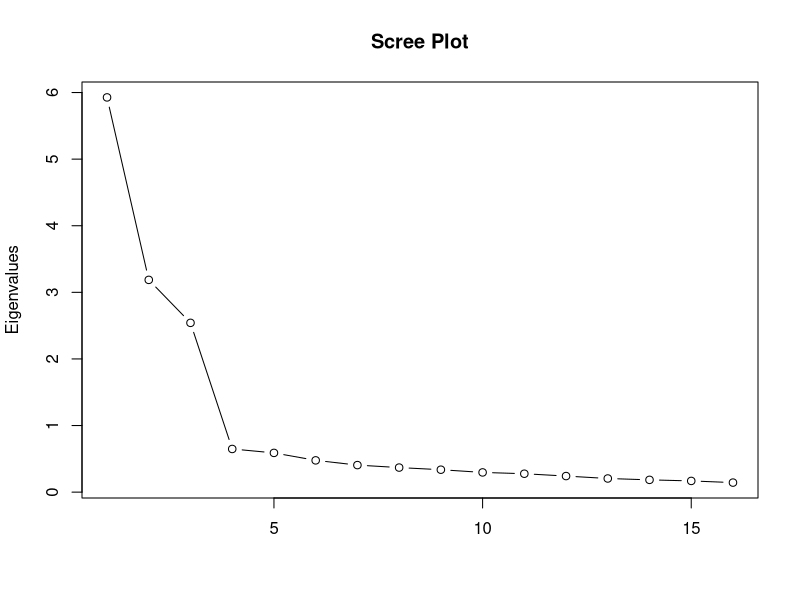
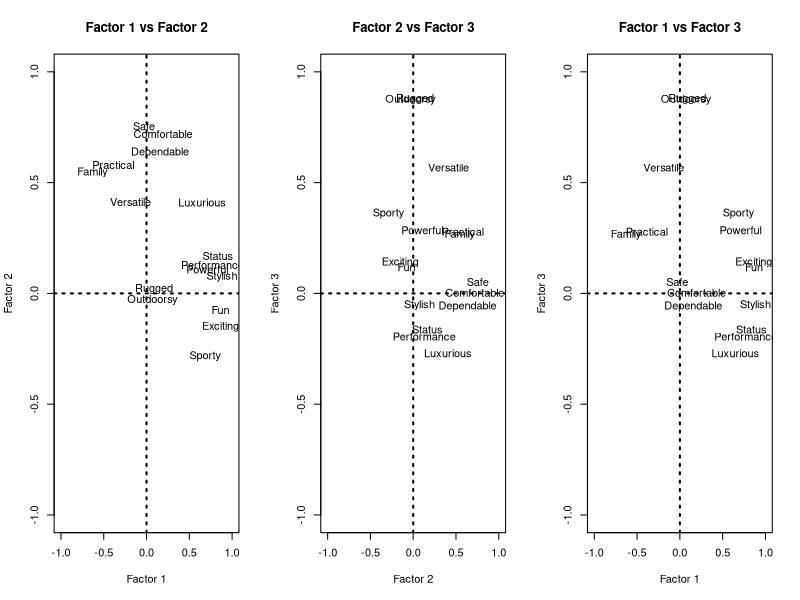
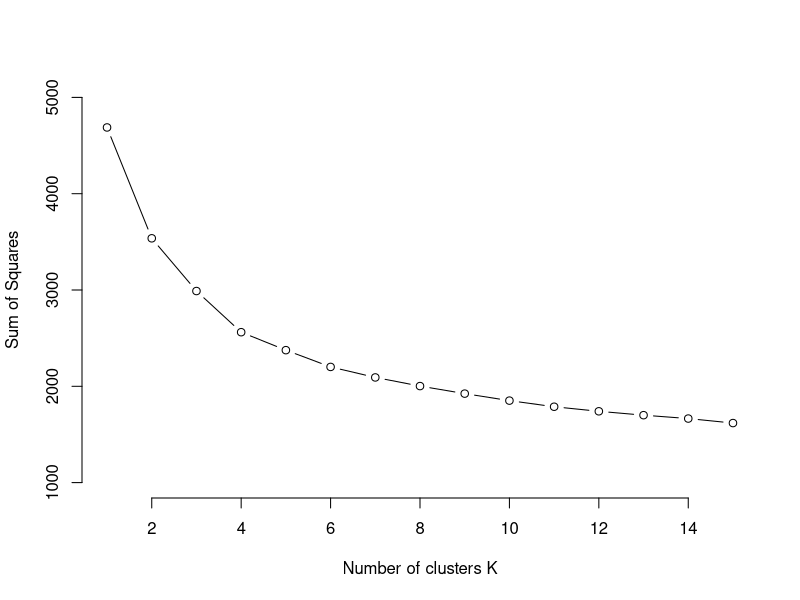
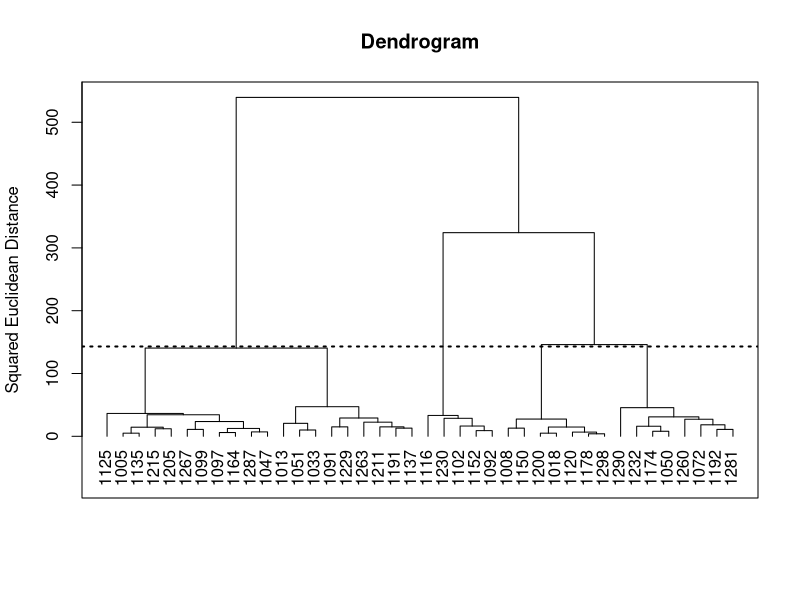
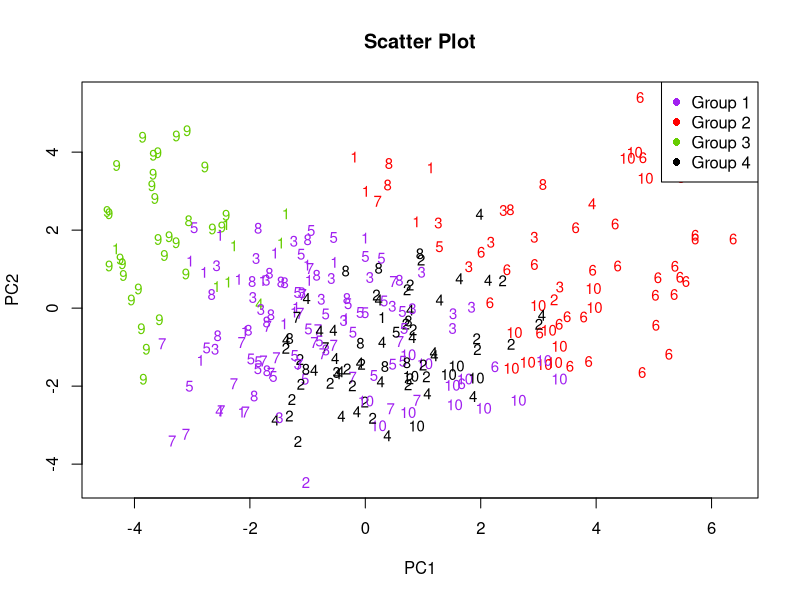
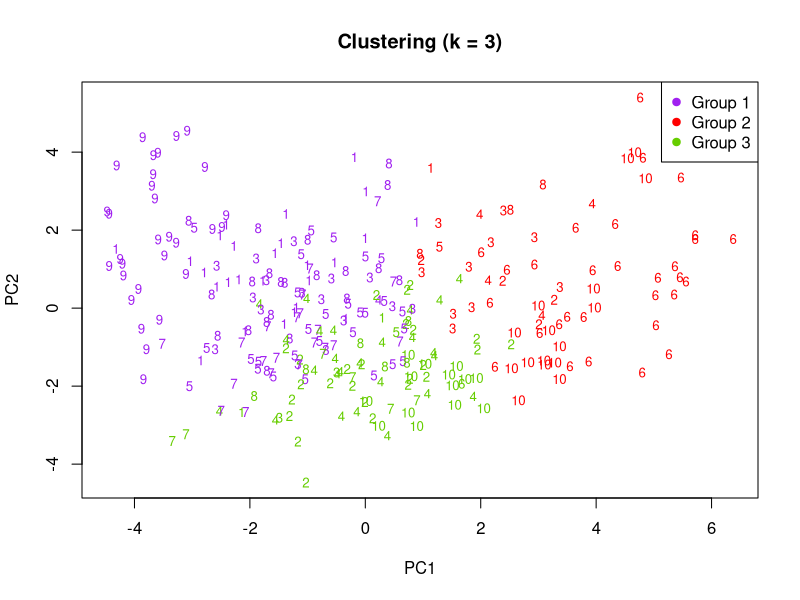
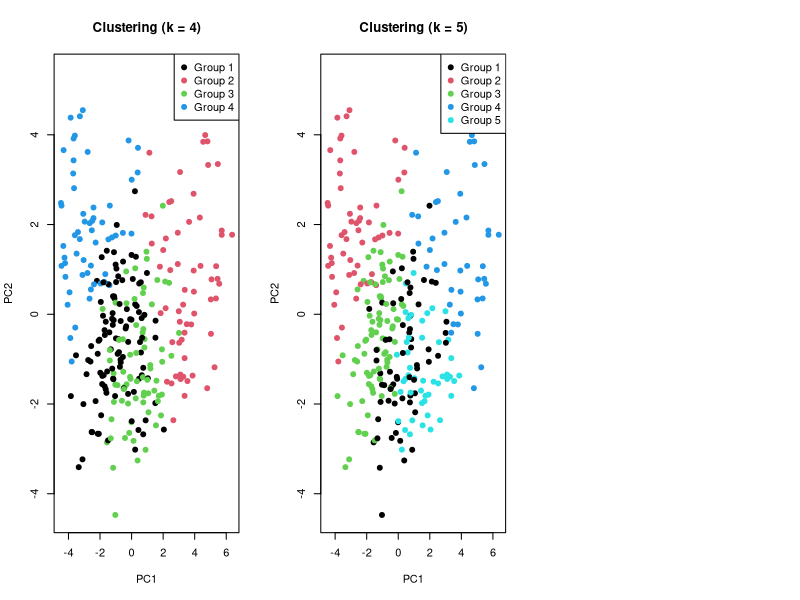

Here is the R script that generated these plots, in order:
rm(list = ls(all = TRUE))
graphics.off()

# load data
car <- read.csv("Car_data.csv")
rownames(car) <- car$Col1   # set an index for a data frame
car <- car[, -1]
head(car)

# to numeric
str(car)
car$Powerful <- as.integer(car$Powerful)
car$Rugged <- as.integer(car$Rugged)
car$Fun <- as.integer(car$Fun)
car$Safe <- as.integer(car$Safe)
car$Performance <- as.integer(car$Performance)
car$Family <- as.integer(car$Family)
car$Versatile <- as.integer(car$Versatile)
car$Sporty <- as.integer(car$Sporty)
car$Status <- as.integer(car$Status)
car$Practical <- as.integer(car$Practical)

# remove NA
sum(is.na(car))
car <- na.omit(car)


###################
# Factor Analysis #
###################


# standardization
car_attributes <- car[, -1]
car_attributes <- scale(car_attributes)
car_corr <- cor(car_attributes)

# scree plot
eigenvalues <- eigen(car_corr)$values
plot(eigenvalues, type = "b",
     xlab = "", ylab = "Eigenvalues",
     main = "Scree Plot")

# Factor Analysis (Maximum Likelihood Method)
mlm <- factanal(car_attributes, factors = 3, rotation = "none", covmat = car_corr)
loadings <- mlm$loadings[, 1:3]   # loading matrix
communality <- diag(loadings %*% t(loadings))   # communality
FA <- cbind(loadings, communality)


# rotation
loadings_rotation <- varimax(loadings)
loadings_rotation <- loadings_rotation$loadings[, 1:3]
communality_rotation <- diag(loadings_rotation %*% t(loadings_rotation))
# var <- diag(uscrime_corr) - communality_rotation
FA_rotation <- cbind(loadings_rotation, communality_rotation)
FA_rotation <- round(FA_rotation, 3)
colnames(FA_rotation) <- c("Factor1", "Factor2", "Factor3", "Commmunality")
FA_rotation


par(mfrow = c(1, 3))
# Factor 1 vs Factor 2
plot(loadings_rotation[, 1], loadings_rotation[, 2], type = "n",
     xlab = "Factor 1", ylab = "Factor 2",
     main = "Factor 1 vs Factor 2",
     xlim = c(-1, 1), ylim = c(-1, 1))
text(loadings_rotation[, 1], loadings_rotation[, 2], colnames(car_attributes), cex = 1)
abline(h = 0, v = 0, lty = 3, lwd = 2)


# Factor 2 vs Factor 3
plot(loadings_rotation[, 2], loadings_rotation[, 3], type = "n",
     xlab = "Factor 2", ylab = "Factor 3",
     main = "Factor 2 vs Factor 3",
     xlim = c(-1, 1), ylim = c(-1, 1))
text(loadings_rotation[, 2], loadings_rotation[, 3], colnames(car_attributes), cex = 1)
abline(h = 0, v = 0, lty = 3, lwd = 2)


# Factor 1 vs Factor 3
plot(loadings_rotation[, 1], loadings_rotation[, 3], type = "n",
     xlab = "Factor 1", ylab = "Factor 3",
     main = "Factor 1 vs Factor 3",
     xlim = c(-1, 1), ylim = c(-1, 1))
text(loadings_rotation[, 1], loadings_rotation[, 3], colnames(car_attributes), cex = 1)
abline(h = 0, v = 0, lty = 3, lwd = 2)



##############
# Clustering #
##############

graphics.off()


# PCA for visualization
mean <- as.vector(colMeans(car_attributes))
m <- matrix(mean, nrow(car_attributes), NROW(mean), byrow = TRUE)
x <- car_attributes - m
eigenvalues <- eigen(cov(x))$values
eigenvectors <- eigen(cov(x))$vectors
xm <- as.matrix(x)
y <- xm %*% eigenvectors
ym <- y[, 1:2]


# number of clusters
wss <- sapply(1:15,
              function(k){kmeans(x, k, nstart = 25)$tot.withinss})

plot(1:15, wss, type = "b",
     frame = FALSE,
     xlab = "Number of clusters K",
     ylab = "Sum of Squares",
     ylim = c(1000, 5000))



distance <- dist(car_attributes, method = "euclidean", p = 2) ^ 2   # euclidean distance matrix
ward <- hclust(distance, method = "ward.D")   # ward algorithm


# sampling
dim(car)
set.seed(100)
car_sample <- car[sample(1:nrow(car), 40, replace = FALSE), ][, -1]

# Ward's method
distance <- dist(car_sample, method = "euclidean", p = 2) ^ 2   # euclidean distance matrix
ward <- hclust(distance, method = "ward.D")


# Dendrogram
plot(ward, hang = -0.1, frame.plot = TRUE, ann = FALSE)
title(main = "Dendrogram",
      ylab = "Squared Euclidean Distance", 
      xlab = "")
# axis(1, at = 1:30, labels = car[rownames(car_sample), ]$CarID)
abline(h = 143, lty = 3, lwd = 2)



# PCA for visualization
# mean <- as.vector(colMeans(car_sample))
# m <- matrix(mean, nrow(car_sample), NROW(mean), byrow = TRUE)
# x <- car_sample - m
# eigenvalues <- eigen(cov(x))$values
# eigenvectors <- eigen(cov(x))$vectors
# xm <- as.matrix(x)
# y <- xm %*% eigenvectors
# ym <- y[, 1:2]

# PC plot
# plot(ym, type = "n", xlab = "PC1", ylab = "PC2")
# text(ym[, 1], ym[, 2], rownames(car_sample), cex = 0.8)



# scatter plot
# merg <- matrix(c(ym, as.matrix(groups)), nrow = 30, ncol = 3)
# merg1 <- merg[groups == 1, 1:2]
# merg2 <- merg[groups == 2, 1:2]
# plot(ym, type = "n", xlab = "PC1", ylab = "PC2")
# text(ym[, 1], ym[, 2], rownames(car_sample), cex = 0.8)
# dataEllipse(x = merg1[, 1], y = merg1[, 2], center.pch = 0, col = "red", plot.points = F, 
#             add = T, levels = 0.95)
# dataEllipse(x = merg2[, 1], y = merg2[, 2], center.pch = 0, col = "blue", plot.points = F, 
#             add = T, levels = 0.95)
# dataEllipse(x = merg3[, 1], y = merg3[, 2], center.pch = 0, col = "red", plot.points = F, 
#             add = T, levels = 0.95)
# dataEllipse(x = merg4[, 1], y = merg4[, 2], center.pch = 0, col = "blue", plot.points = F, 
#             add = T, levels = 0.95) 


# Ward's method
distance <- dist(car_attributes, method = "euclidean", p = 2) ^ 2   # euclidean distance matrix
ward <- hclust(distance, method = "ward.D")



colors <- c("purple", "red", "chartreuse3", "black")
groups <- cutree(ward, k = 4)
merg <- data.frame(ym)
merg[, 3] <- as.factor(groups)
plot(merg$X1, merg$X2,
     pch = NA,
     col = colors[merg$V3],
     main = "Scatter Plot",
     xlab = "PC1", ylab = "PC2")
text(merg$X1, merg$X2, car[rownames(car_attributes), ]$CarID,
     col = colors[merg$V3], cex = 0.9)
legend("topright",
       legend = c("Group 1", "Group 2", "Group 3", "Group 4"),
       col = colors, pch = 16)

table(car[merg$V3 == 1, ]$CarID)
table(car[merg$V3 == 2, ]$CarID)
table(car[merg$V3 == 3, ]$CarID)
table(car[merg$V3 == 4, ]$CarID)






# kmean clustering 시행

# PCA for visualization
# mean <- as.vector(colMeans(car_attributes))
# m <- matrix(mean, nrow(car_attributes), NROW(mean), byrow = TRUE)
# x <- car_attributes - m
# eigenvalues <- eigen(cov(x))$values
# eigenvectors <- eigen(cov(x))$vectors
# xm <- as.matrix(x)
# y <- xm %*% eigenvectors
# ym <- y[, 1:2]



k2 <- kmeans(x, centers = 3, nstart = 25)
merg <- data.frame(ym)
merg[, 3] <- as.factor(k2$cluster)


colors <- c("purple", "red", "chartreuse3")

plot(ym[, 1], ym[, 2], col = colors[merg$V3],
     pch = NA,
     xlab = "PC1", ylab = "PC2",
     main = "Clustering (k = 3)")
legend("topright",
       legend = c("Group 1", "Group 2", "Group 3"),
       pch = 19,
       col = colors)
text(merg$X1, merg$X2, labels = car[rownames(car_attributes), ]$CarID,
     col = colors[merg$V3],
     cex = 0.8)

table(car[merg$V3 == 1, ]$CarID)
table(car[merg$V3 == 2, ]$CarID)
table(car[merg$V3 == 3, ]$CarID)

par(mfrow = c(1, 3))
k2 <- kmeans(x, centers = 4, nstart = 25)
merg <- data.frame(ym)
merg[, 3] <- as.factor(k2$cluster)
plot(ym[, 1], ym[, 2], col = merg$V3,
     pch = 19,
     xlab = "PC1", ylab = "PC2",
     main = "Clustering (k = 4)")
legend("topright",
       legend = c("Group 1", "Group 2", "Group 3", "Group 4"),
       pch = 19,
       col = factor(levels(merg$V3)))

k2 <- kmeans(x, centers = 5, nstart = 25)
merg <- data.frame(ym)
merg[, 3] <- as.factor(k2$cluster)
plot(ym[, 1], ym[, 2], col = merg$V3,
     pch = 19,
     xlab = "PC1", ylab = "PC2",
     main = "Clustering (k = 5)")
legend("topright",
       legend = c("Group 1", "Group 2", "Group 3", "Group 4", "Group 5"),
       pch = 19,
       col = factor(levels(merg$V3)))

# merg <- matrix(c(ym, as.matrix(k2$cluster)), nrow = nrow(car_attributes), ncol = 3)
# merg1 <- merg[k2$cluster == 1, 1:2]
# merg2 <- merg[k2$cluster == 2, 1:2]
# merg3 <- merg[k2$cluster == 3, 1:2]
# 
# plot(ym, xlab = "PC1", ylab = "PC2")
# text(ym[, 1], ym[, 2], rownames(car_attributes), cex = 0.9)
# dataEllipse(x = merg1[, 1], y = merg1[, 2], center.pch = 0, col = "red", plot.points = F, 
#             add = T, levels = 0.95)
# dataEllipse(x = merg2[, 1], y = merg2[, 2], center.pch = 0, col = "blue", plot.points = F, 
#             add = T, levels = 0.9)
# dataEllipse(x = merg3[, 1], y = merg3[, 2], center.pch = 0, col = "green", plot.points = F, 
#             add = T, levels = 0.9)



# k2 <- kmeans(x, centers = 4, nstart = 25)
# merg <- matrix(c(ym, as.matrix(k2$cluster)), nrow = 30, ncol = 3)
# merg1 <- merg[k2$cluster == 1, 1:2]
# merg2 <- merg[k2$cluster == 2, 1:2]
# merg4 <- merg[k2$cluster == 3, 1:2]
# merg3 <- merg[k2$cluster == 4, 1:2]
# 
# plot(ym, type = "n", xlab = "PC1", ylab = "PC2")
# text(ym[, 1], ym[, 2], rownames(car_sample), cex = 0.9)
# dataEllipse(x = merg1[, 1], y = merg1[, 2], center.pch = 0, col = "red", plot.points = F, 
#             add = T, levels = 0.95)
# dataEllipse(x = merg2[, 1], y = merg2[, 2], center.pch = 0, col = "blue", plot.points = F, 
#             add = T, levels = 0.9)
# dataEllipse(x = merg3[, 1], y = merg3[, 2], center.pch = 0, col = "green", plot.points = F, 
#             add = T, levels = 0.9)
# dataEllipse(x = merg4[, 1], y = merg4[, 2], center.pch = 0, col = "purple", plot.points = F, 
#             add = T, levels = 0.9)



# k2 <- kmeans(x, centers = 5, nstart = 25)
# merg <- matrix(c(ym, as.matrix(k2$cluster)), nrow = 30, ncol = 3)
# merg1 <- merg[k2$cluster == 1, 1:2]
# merg2 <- merg[k2$cluster == 2, 1:2]
# merg3 <- merg[k2$cluster == 3, 1:2]
# merg4 <- merg[k2$cluster == 4, 1:2]
# merg5 <- merg[k2$cluster == 5, 1:2]
# 
# plot(ym, type = "n", xlab = "PC1", ylab = "PC2")
# text(ym[, 1], ym[, 2], rownames(car_sample), cex = 0.9)
# dataEllipse(x = merg1[, 1], y = merg1[, 2], center.pch = 0, col = "red", plot.points = F, 
#             add = T, levels = 0.95)
# dataEllipse(x = merg2[, 1], y = merg2[, 2], center.pch = 0, col = "blue", plot.points = F, 
#             add = T, levels = 0.9)
# dataEllipse(x = merg3[, 1], y = merg3[, 2], center.pch = 0, col = "green", plot.points = F, 
#             add = T, levels = 0.9)
# dataEllipse(x = merg4[, 1], y = merg4[, 2], center.pch = 0, col = "purple", plot.points = F, 
#             add = T, levels = 0.9)
# dataEllipse(x = merg5[, 1], y = merg5[, 2], center.pch = 0, col = "orange", plot.points = F, 
#             add = T, levels = 0.9)



